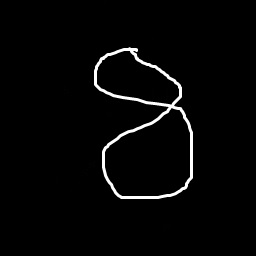
#> input picture DigitRecognition/test.jpg, 256 x 256 px, found by its file name
$ python -i ImageExample.py   (imports and definitions only)
#> lines starting #> are read from the running program, lines starting #| are printed output that depends on the picture; after the words box and inside, x2 and y2 are one past the last pixel; in counts of white or black regions, pixels touching at a corner belong together
from PIL import Image, ImageEnhance
import math
from skimage import data, filters, io
from matplotlib import pyplot as plt
import os
import cv2
import numpy as np
import imutils

class ImageExample(object):
    def __init__(self, fileName, decision=""):
#> called with fileName = '../DigitRecognition/test.jpg', decision = ''
        self.decision = decision
        self.whitePixels = 0.0
        self.grayPixels = 0.0
        self.blackPixels = 0.0
        self.greenPixels = 0.0
        self.bluePixels = 0.0
        self.redPixels = 0.0
        self.yellowPixels = 0.0
        self.darkGreenPixels = 0.0
        self.darkBrownPixels = 0.0
        self.magentaPixels = 0.0
        self.vividPixels = 0.0
        self.pixels = 0.0
        self.colors = [(0, 0, 0), (255, 255, 255), (191, 195, 201), (0, 0, 255), (255, 0, 0), (255, 255, 0), (255, 0, 255), (0, 115, 0), (150, 60, 0)]

        stri = os.getcwd()
        self.binaryImage = cv2.imread(stri + fileName, cv2.IMREAD_GRAYSCALE)
#> self.binaryImage is the input picture: shape (256, 256); min 0, max 255, mean 6.2
        self.transformImage()
        self.setHuMoments()
        self.colorImage = Image.open(fileName)
        self.colorImage = ImageEnhance.Brightness(self.colorImage).enhance(1.4)
        self.colorImage = ImageEnhance.Contrast(self.colorImage).enhance(1.3)
        self.changeImageColors()
        self.countPixels()

    def findNearestColor(self, pixelColor):
        closest_colors = sorted(self.colors, key=lambda color: self.getDistance(color, pixelColor))
        return closest_colors[0]

    def changeImageColors(self):
        pixels = self.colorImage.load()
        for i in range(self.colorImage.size[0]):
            for j in range (self.colorImage.size[1]):
                pixels[i,j] = self.findNearestColor(pixels[i,j])

    def countPixels(self):
        pixels = self.colorImage.load()
        for i in range(self.colorImage.size[0]):
            for j in range (self.colorImage.size[1]):
                if pixels[i,j] == (0, 0, 0):
                    self.blackPixels+=1
                elif pixels[i,j] == (255, 255, 255):
                    self.whitePixels+=1
                elif pixels[i,j] == (191, 195, 201):
                    self.grayPixels+=1
                elif pixels[i,j] == (0, 0, 255):
                    self.bluePixels+=1
                elif pixels[i,j] == (255, 0, 0):
                    self.redPixels+=1
                elif pixels[i,j] == (255, 255, 0):
                    self.yellowPixels+=1
                elif pixels[i,j] == (255, 0, 255):
                    self.magentaPixels+=1
                elif pixels[i,j] == (0, 115, 0):
                    self.darkGreenPixels+=1
                elif pixels[i,j] == (150, 60, 0):
                    self.darkBrownPixels+=1
                self.pixels+=1
        self.blackPixels = round((self.blackPixels / self.pixels),1)
        self.grayPixels = round((self.grayPixels / self.pixels),1)
        self.whitePixels = round((self.whitePixels / self.pixels),1)
        self.darkBrownPixels = round((self.darkBrownPixels / self.pixels),1)
        self.darkGreenPixels = round((self.darkGreenPixels / self.pixels),1)
        self.vividPixels = round((self.magentaPixels+self.bluePixels+self.yellowPixels+self.redPixels)/self.pixels,1)

    def getDistance(self, c1, c2):
        (r1,g1,b1) = c1
        (r2,g2,b2) = c2
        return math.sqrt((r1 - r2)**2 + (g1 - g2) ** 2 + (b1 - b2) **2)

    def getString(self):
        exst = ""
        exst += "black:" + str(self.blackPixels)+";"
        exst += "gray:" + str(self.grayPixels)+";"
        exst += "white:" + str(self.whitePixels)+";"
        exst += "vivid:" + str(self.vividPixels)+";"
        exst += "darkBrown:" + str(self.darkBrownPixels)+";"
        exst += "darkGreen:" + str(self.darkGreenPixels)+";"
        exst += "h1:" + str(self.huMoments[0]).replace("[","").replace("]","").replace(".","")+";"
        exst += "h2:" + str(self.huMoments[1]).replace("[","").replace("]","").replace(".","")+";"
        exst += "h3:" + str(self.huMoments[2]).replace("[","").replace("]","").replace(".","")+";"
        exst += "h4:" + str(self.huMoments[3]).replace("[","").replace("]","").replace(".","")+";"
        exst += "h5:" + str(self.huMoments[4]).replace("[","").replace("]","").replace(".","")+";"
        exst += "h6:" + str(self.huMoments[5]).replace("[","").replace("]","").replace(".","")+";"
        exst += "h7:" + str(self.huMoments[6]).replace("[","").replace("]","").replace(".","")+";"
        exst += "decision:" + self.decision
        return exst

    def transformImage(self):
        _, self.binaryImage = cv2.threshold(self.binaryImage, 128, 255, cv2.THRESH_BINARY)
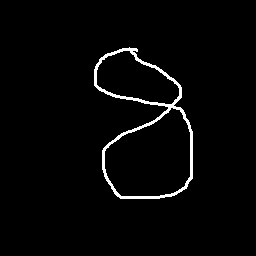
#> self.binaryImage: shape (256, 256); 2.4% white; 1 white region, box (x1, y1, x2, y2) and area: (94, 47, 193, 199) 1593

    def setHuMoments(self):
        moments = cv2.moments(self.binaryImage)
#> moments = moments, m00 406215, centre m10/m00, m01/m00 = (144.5, 122)
        self.huMoments = cv2.HuMoments(moments)
#> self.huMoments = [0.00781, 1.11e-05, 2.19e-08, 1.03e-08, 1.54e-16, 7.58e-12, -8.79e-18]
        for i in range(0,7):
            if self.huMoments[i]!=0:
                self.huMoments[i] = abs(round(-1* math.copysign(1.0, self.huMoments[i]) * math.log10(abs(self.huMoments[i]))))
#> after the loop, self.huMoments = [2, 5, 8, 8, 16, 11, 17]
        if self.huMoments[0]<3:
            self.huMoments[0]=2
        if self.huMoments[0]>3:
            self.huMoments[0]=4
        if self.huMoments[1]<7:
            self.huMoments[1]=6
        if self.huMoments[1]>8:
            self.huMoments[1]=9
        if self.huMoments[2]<10:
            self.huMoments[2]=9
        if self.huMoments[2]>19:
            self.huMoments[2]=20
        if self.huMoments[3]<10:
            self.huMoments[3]=9
        if self.huMoments[3]>15:
            self.huMoments[3]=16
        if self.huMoments[4]<21:
            self.huMoments[4]=20
        if self.huMoments[4]>31:
            self.huMoments[4]=32
        if self.huMoments[5]<14:
            self.huMoments[5]=13
        if self.huMoments[5]>19:
            self.huMoments[5]=20
        if self.huMoments[6]<21:
            self.huMoments[6]=20
        if self.huMoments[6]>31:
            self.huMoments[6]=32

>>> result = ImageExample('../DigitRecognition/test.jpg').transformImage()
